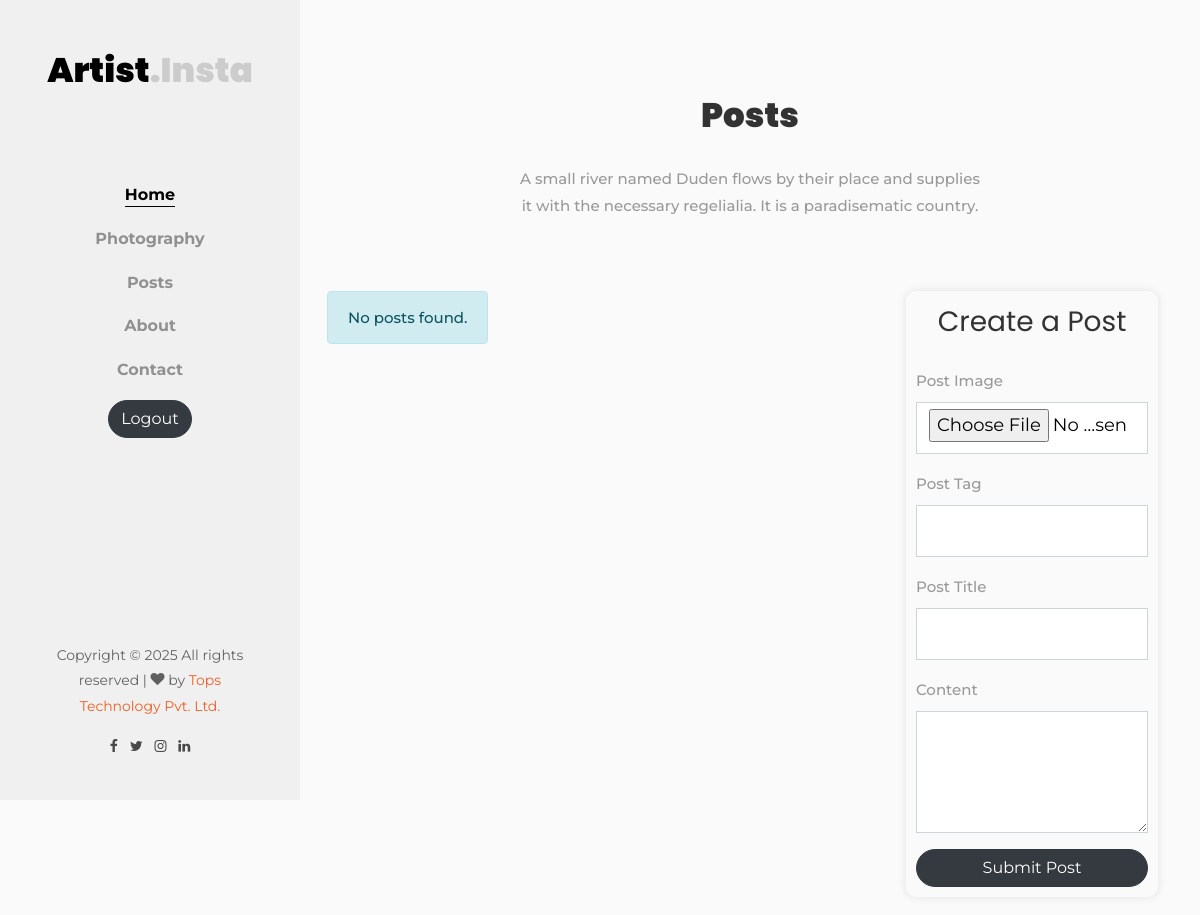
Before: /posts/ (signed in) with the older database file.
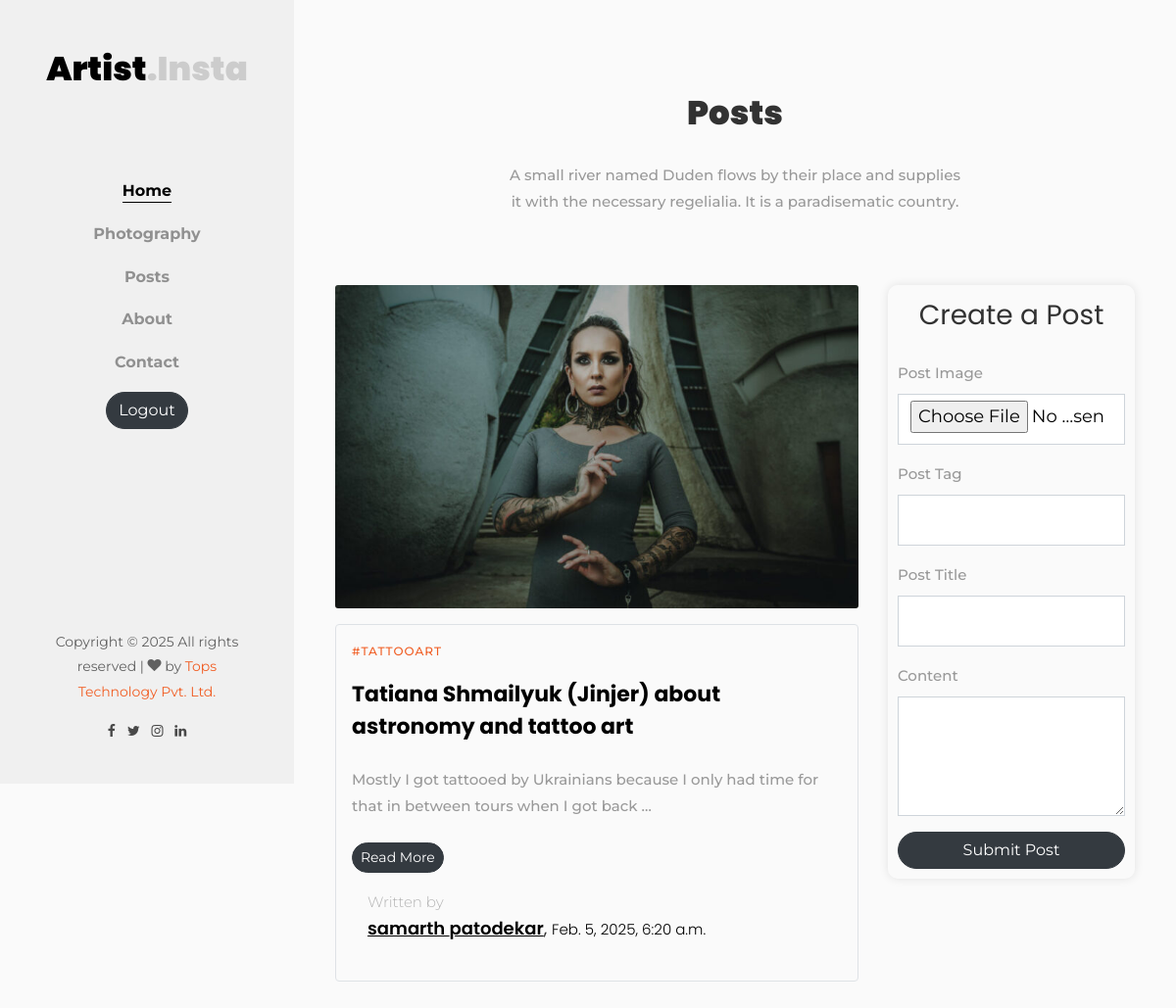
After: the same page with the newer database file.
### blogs/models.py (models this page shows)
class BaseClass(models.Model):
    art_id = models.UUIDField(
        primary_key=True,
        default=uuid.uuid4,
        editable=False,
    )
    created_at = models.DateTimeField(auto_now_add=True)
    updated_at = models.DateTimeField(auto_now=True)
    class Meta:
        abstract = True

class Post(BaseClass):
    artist = models.ForeignKey(
        Artist,
        on_delete=models.CASCADE,
        related_name='posts',
    )
    post_img = models.ImageField(
        upload_to='posts/',
        null=False,
        blank=False,
    )
    post_tag = models.CharField(
        max_length=255,
        null=False,
        blank=False,
    )
    post_title = models.CharField(
        max_length=255,
        null=False,
        blank=False,
    )
    content = models.TextField(
        null=False,
        blank=False,
    )

class Artist(BaseClass):
    first_name = models.CharField(max_length=255)
    last_name = models.CharField(max_length=255)
    email = models.EmailField(max_length=255, unique=True, null=False, blank=False)
    mobile = models.CharField(
        max_length=15,
        unique=True,
        null=False,
        blank=False,
    )
    password = models.CharField(
        max_length=255,
        null=False,
        blank=False,
    )
    is_active = models.BooleanField(
        default=False,
        null=False,
        blank=False,
    )
    otp = models.CharField(default='1111', max_length=6)

### blogs/views.py (the view, shortened to what this page needs)
# urls.py: path('posts/', posts_view, name='posts_view'),
@artist_login_required
def posts_view(request):
    get_posts = Post.objects.all().order_by('-created_at')
    context = {'posts': get_posts[:10]}
    return render(request, 'blogs/posts.html', context)

### blogs/views.py (called while the page is built)
def artist_login_required(view_func):
    @wraps(view_func)
    def wrapper(request, *args, **kwargs):
        if 'artist_id' in request.session:
            return view_func(request, *args, **kwargs)
        else:
            messages.warning(
                request,
                "You must be logged in to access this page. Please login or register."
            )
            return redirect('login')  # Redirect to login if not authenticated
    return wrapper

### blogs/templates/blogs/posts.html (shortened to what the changed rows need)
{% extends 'blogs/base.html' %} {% load static %}  {% block content %}
<div id="colorlib-main">
    <section class="ftco-section">
        <div class="container">
            <div class="row justify-content-center mb-5 pb-2">
                <div class="col-md-7 heading-section text-center ftco-animate">
                    <h2 class="mb-4">Posts</h2>
                </div>
            </div>
            <div class="row">
                <div class="col-lg-8">
                    <div class="row">
                        {% if posts %}
                        {% for post in posts %}
                        <div class="col-md-12">
                            <div class="blog-entry ftco-animate">
                                <a href="#" class="img img-2" style="
                                                        background-image: url({{ post.post_img.url }});
                                                    "></a>
                                <div class="border text text-2 pt-2 mt-3 p-3 rounded">
                                    <span class="category mb-3 d-block">
                                        <a href="#">{{ post.post_tag }}</a>
                                    </span>
                                    <h3 class="mb-4">
                                        <a href="#">{{ post.post_title }}</a>
                                    </h3>
                                    <p class="mb-4">
                                        <span class="short-content">
                                            {{ post.content|truncatewords:20 }}
                                        </span>
                                    </p>
                                    <button class="btn btn-dark btn-sm read-more mb-3">Read
                                        More</button>
                                    <div class="author mb-4 d-flex align-items-center">
                                        <div class="ml-3 info">
                                            <span>Written by</span>
                                            <h3>
                                                <a href="#">{{ post.artist.first_name }} {{ post.artist.last_name }}</a>,
                                                <span>{{ post.created_at }}</span>
                                            </h3>
                                        </div>
                                    </div>
                                </div>
                            </div>
                        </div>
                        {% endfor %}
                        {% else %}
                        <div class="alert alert-info" role="alert">
                            No posts found.
                        </div>
                        {% endif %}
                    </div>
                </div>
            </div>
        </div>
    </section>
</div>
{% endblock %}

Changed rows visible on the page:
added Post: post_img (picture), post_tag "#TATTOOART", post_title "Tatiana Shmailyuk (Jinjer) about astronomy and tattoo art", content "Mostly I got tattooed by Ukrainians because I only had time for that in between tours when I got back …", artist.first_name "samarth", artist.last_name "patodekar", created_at "Feb. 5, 2025, 6:20 a.m."
Other visible differences:
text no longer shown: "No posts found."
